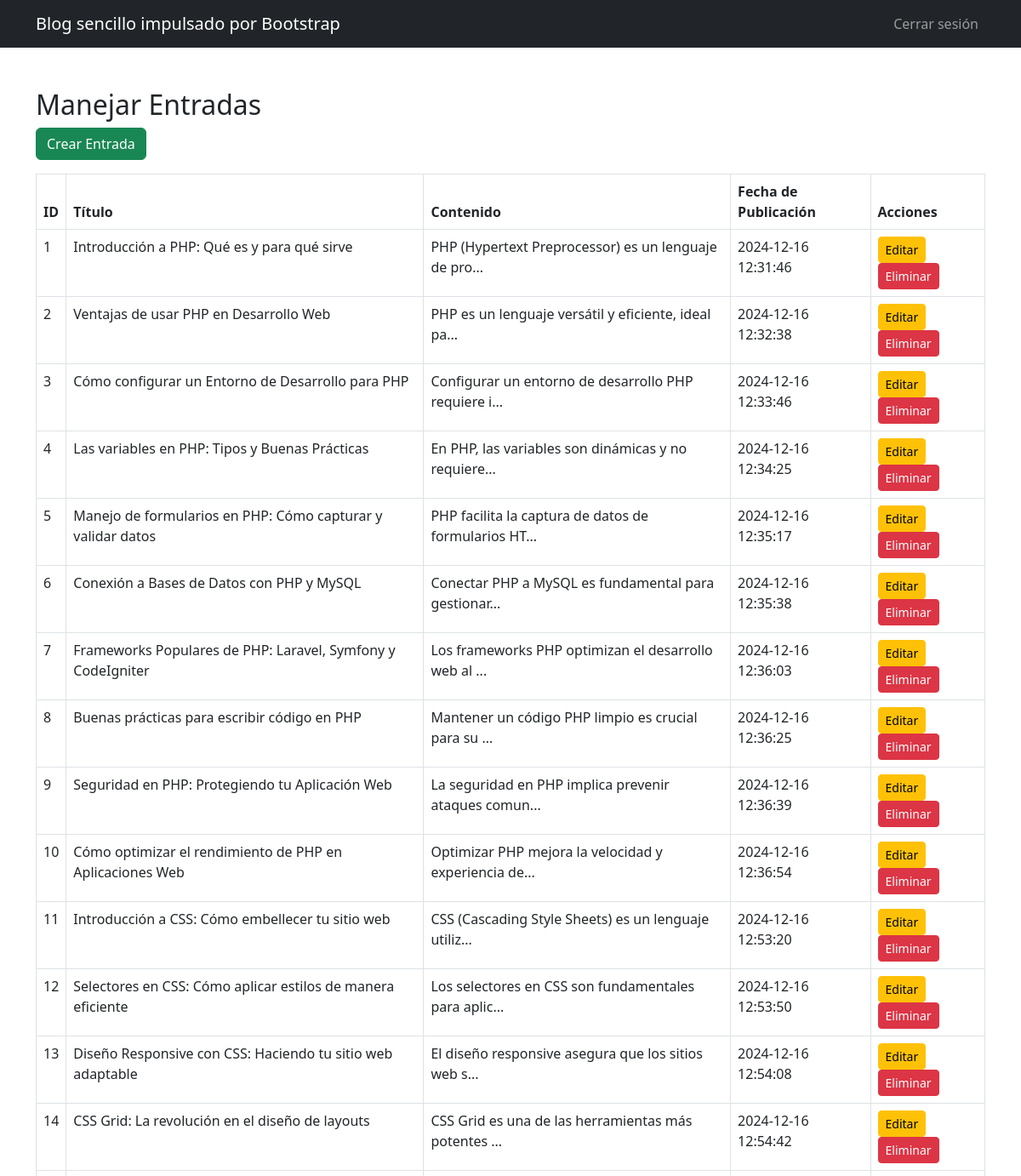
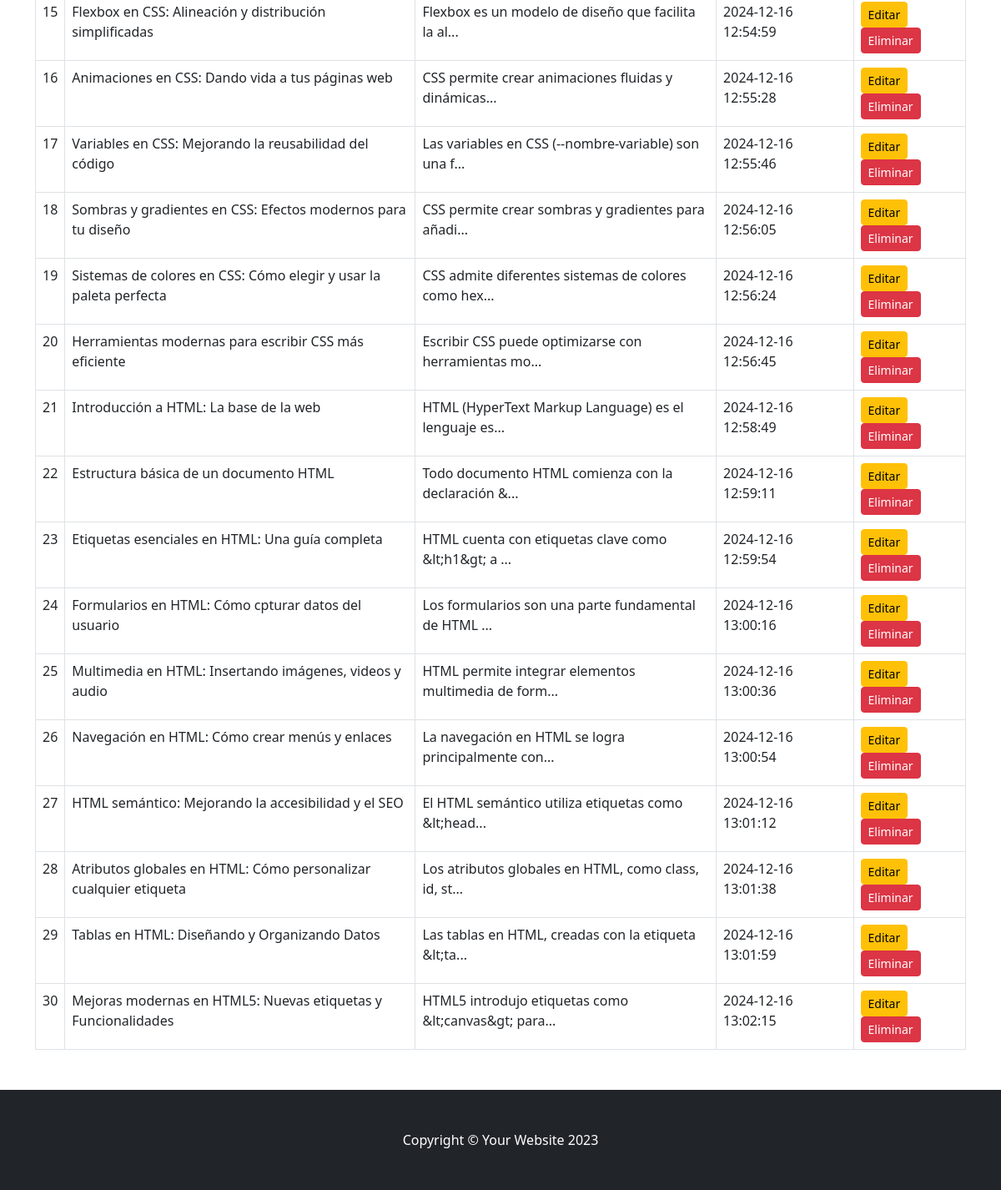
Screenshot of /manejar_entradas.php (signed in) with the database file from the repository (2 pictures, top to bottom).
### tables this page shows
CREATE TABLE IF NOT EXISTS `entrada` (
  `id_entrada` int NOT NULL AUTO_INCREMENT,
  `id_usuario` int NOT NULL,
  `titulo_entrada` varchar(100) NOT NULL,
  `contenido_entrada` text NOT NULL,
  `fecha_publicacion_entrada` datetime NOT NULL DEFAULT CURRENT_TIMESTAMP,
  PRIMARY KEY (`id_entrada`),
  KEY `fk_usuario_entrada` (`id_usuario`)
);

### manejar_entradas.php (the view, shortened to what this page needs)
<?php
include('includes/header.php');
$sql = "SELECT * FROM entrada WHERE id_usuario = :id_usuario";
$stmt = $conn->prepare($sql);
$stmt->bindParam(':id_usuario', $_SESSION['id_usuario'], PDO::PARAM_INT);
$stmt->execute();
$entradas = $stmt->fetchAll(PDO::FETCH_ASSOC);
?>
<div class="container mt-5 mb-5">
    <h2>Manejar Entradas</h2>
    <a href="crear_post.php" class="btn btn-success mb-3">Crear Entrada</a>
    <table class="table table-bordered">
        <thead>
            <tr>
                <th>ID</th>
                <th>Título</th>
                <th>Contenido</th>
                <th>Fecha de Publicación</th>
                <th>Acciones</th>
            </tr>
        </thead>
        <tbody>
            <?php foreach ($entradas as $entrada): ?>
                <tr>
                    <td><?php echo $entrada['id_entrada']; ?></td>
                    <td><?php echo htmlspecialchars($entrada['titulo_entrada']); ?></td>
                    <td><?php echo htmlspecialchars(substr($entrada['contenido_entrada'], 0, 50)) . '...'; ?></td>
                    <td><?php echo htmlspecialchars($entrada['fecha_publicacion_entrada']); ?></td>
                    <td>
                        <a href="editar_post.php?id_entrada=<?php echo $entrada['id_entrada']; ?>"
                            class="btn btn-warning btn-sm">Editar</a>
                        <form action="eliminar_post.php" method="POST" style="display:inline;">
                            <button type="submit" class="btn btn-danger btn-sm">Eliminar</button>
                        </form>
                    </td>
                </tr>
            <?php endforeach; ?>
        </tbody>
    </table>
</div>
<?php include('includes/footer.php'); ?>

### rows the page displays
entrada: id_entrada "1", titulo_entrada "Introducción a PHP: Qué es y para qué sirve", contenido_entrada "PHP (Hypertext Preprocessor) es un lenguaje de pro", fecha_publicacion_entrada "2024-12-16 12:31:46"
entrada: id_entrada "2", titulo_entrada "Ventajas de usar PHP en Desarrollo Web", contenido_entrada "PHP es un lenguaje versátil y eficiente, ideal pa", fecha_publicacion_entrada "2024-12-16 12:32:38"
entrada: id_entrada "3", titulo_entrada "Cómo configurar un Entorno de Desarrollo para PHP", contenido_entrada "Configurar un entorno de desarrollo PHP requiere i", fecha_publicacion_entrada "2024-12-16 12:33:46"
entrada: id_entrada "4", titulo_entrada "Las variables en PHP: Tipos y Buenas Prácticas", contenido_entrada "En PHP, las variables son dinámicas y no requiere", fecha_publicacion_entrada "2024-12-16 12:34:25"
entrada: id_entrada "5", titulo_entrada "Manejo de formularios en PHP: Cómo capturar y validar datos", contenido_entrada "PHP facilita la captura de datos de formularios HT", fecha_publicacion_entrada "2024-12-16 12:35:17"
entrada: id_entrada "6", titulo_entrada "Conexión a Bases de Datos con PHP y MySQL", contenido_entrada "Conectar PHP a MySQL es fundamental para gestionar", fecha_publicacion_entrada "2024-12-16 12:35:38"
entrada: id_entrada "7", titulo_entrada "Frameworks Populares de PHP: Laravel, Symfony y CodeIgniter", contenido_entrada "Los frameworks PHP optimizan el desarrollo web al", fecha_publicacion_entrada "2024-12-16 12:36:03"
entrada: id_entrada "8", titulo_entrada "Buenas prácticas para escribir código en PHP", contenido_entrada "Mantener un código PHP limpio es crucial para su", fecha_publicacion_entrada "2024-12-16 12:36:25"
entrada: id_entrada "9", titulo_entrada "Seguridad en PHP: Protegiendo tu Aplicación Web", contenido_entrada "La seguridad en PHP implica prevenir ataques comun", fecha_publicacion_entrada "2024-12-16 12:36:39"
entrada: id_entrada "10", titulo_entrada "Cómo optimizar el rendimiento de PHP en Aplicaciones Web", contenido_entrada "Optimizar PHP mejora la velocidad y experiencia de", fecha_publicacion_entrada "2024-12-16 12:36:54"
entrada: id_entrada "11", titulo_entrada "Introducción a CSS: Cómo embellecer tu sitio web", contenido_entrada "CSS (Cascading Style Sheets) es un lenguaje utiliz", fecha_publicacion_entrada "2024-12-16 12:53:20"
entrada: id_entrada "12", titulo_entrada "Selectores en CSS: Cómo aplicar estilos de manera eficiente", contenido_entrada "Los selectores en CSS son fundamentales para aplic", fecha_publicacion_entrada "2024-12-16 12:53:50"
entrada: id_entrada "13", titulo_entrada "Diseño Responsive con CSS: Haciendo tu sitio web adaptable", contenido_entrada "El diseño responsive asegura que los sitios web s", fecha_publicacion_entrada "2024-12-16 12:54:08"
entrada: id_entrada "14", titulo_entrada "CSS Grid: La revolución en el diseño de layouts", contenido_entrada "CSS Grid es una de las herramientas más potentes", fecha_publicacion_entrada "2024-12-16 12:54:42"
entrada: id_entrada "15", titulo_entrada "Flexbox en CSS: Alineación y distribución simplificadas", contenido_entrada "Flexbox es un modelo de diseño que facilita la al", fecha_publicacion_entrada "2024-12-16 12:54:59"
entrada: id_entrada "16", titulo_entrada "Animaciones en CSS: Dando vida a tus páginas web", contenido_entrada "CSS permite crear animaciones fluidas y dinámicas", fecha_publicacion_entrada "2024-12-16 12:55:28"
entrada: id_entrada "17", titulo_entrada "Variables en CSS: Mejorando la reusabilidad del código", contenido_entrada "Las variables en CSS (--nombre-variable) son una f", fecha_publicacion_entrada "2024-12-16 12:55:46"
entrada: id_entrada "18", titulo_entrada "Sombras y gradientes en CSS: Efectos modernos para tu diseño", contenido_entrada "CSS permite crear sombras y gradientes para añadi", fecha_publicacion_entrada "2024-12-16 12:56:05"
entrada: id_entrada "19", titulo_entrada "Sistemas de colores en CSS: Cómo elegir y usar la paleta perfecta", contenido_entrada "CSS admite diferentes sistemas de colores como hex", fecha_publicacion_entrada "2024-12-16 12:56:24"
entrada: id_entrada "20", titulo_entrada "Herramientas modernas para escribir CSS más eficiente", contenido_entrada "Escribir CSS puede optimizarse con herramientas mo", fecha_publicacion_entrada "2024-12-16 12:56:45"
entrada: id_entrada "21", titulo_entrada "Introducción a HTML: La base de la web", contenido_entrada "HTML (HyperText Markup Language) es el lenguaje es", fecha_publicacion_entrada "2024-12-16 12:58:49"
entrada: id_entrada "22", titulo_entrada "Estructura básica de un documento HTML", contenido_entrada "Todo documento HTML comienza con la declaración &", fecha_publicacion_entrada "2024-12-16 12:59:11"
entrada: id_entrada "23", titulo_entrada "Etiquetas esenciales en HTML: Una guía completa", contenido_entrada "HTML cuenta con etiquetas clave como &lt;h1&gt; a", fecha_publicacion_entrada "2024-12-16 12:59:54"
entrada: id_entrada "24", titulo_entrada "Formularios en HTML: Cómo cpturar datos del usuario", contenido_entrada "Los formularios son una parte fundamental de HTML", fecha_publicacion_entrada "2024-12-16 13:00:16"
entrada: id_entrada "25", titulo_entrada "Multimedia en HTML: Insertando imágenes, videos y audio", contenido_entrada "HTML permite integrar elementos multimedia de form", fecha_publicacion_entrada "2024-12-16 13:00:36"
entrada: id_entrada "26", titulo_entrada "Navegación en HTML: Cómo crear menús y enlaces", contenido_entrada "La navegación en HTML se logra principalmente con", fecha_publicacion_entrada "2024-12-16 13:00:54"
entrada: id_entrada "27", titulo_entrada "HTML semántico: Mejorando la accesibilidad y el SEO", contenido_entrada "El HTML semántico utiliza etiquetas como &lt;head", fecha_publicacion_entrada "2024-12-16 13:01:12"
entrada: id_entrada "28", titulo_entrada "Atributos globales en HTML: Cómo personalizar cualquier etiqueta", contenido_entrada "Los atributos globales en HTML, como class, id, st", fecha_publicacion_entrada "2024-12-16 13:01:38"
entrada: id_entrada "29", titulo_entrada "Tablas en HTML: Diseñando y Organizando Datos", contenido_entrada "Las tablas en HTML, creadas con la etiqueta &lt;ta", fecha_publicacion_entrada "2024-12-16 13:01:59"
entrada: id_entrada "30", titulo_entrada "Mejoras modernas en HTML5: Nuevas etiquetas y Funcionalidades", contenido_entrada "HTML5 introdujo etiquetas como &lt;canvas&gt; para", fecha_publicacion_entrada "2024-12-16 13:02:15"
